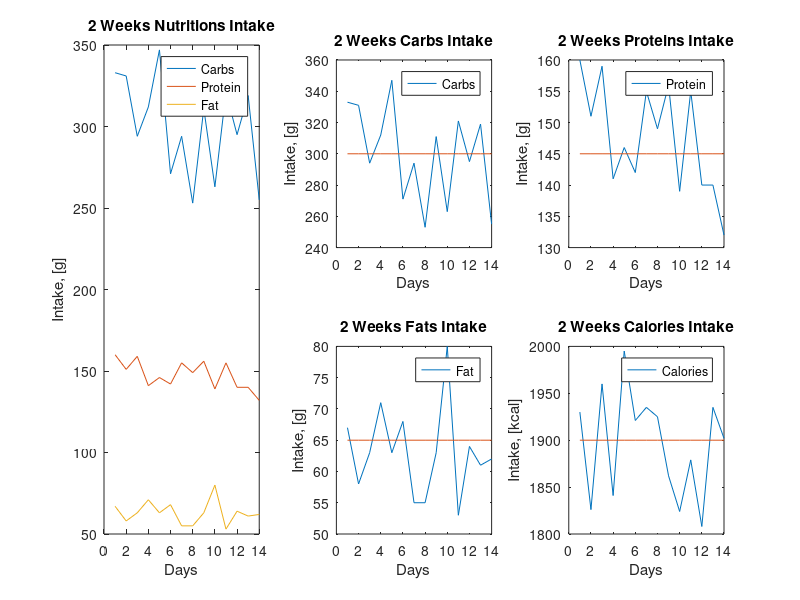

Write MATLAB code to recreate this figure. (Note: this script raises an error after producing the figure.)
clc, clear , close all
%%Initial Data
%Data
days = 1:14;
nutrientsForTwoWeeks = [randi([250 350], size(days));  %Carbs
    randi([130 160], size(days)); %Proteins
    randi([50 80], size(days));  %Fat
    randi([1800 2000], size(days))]; %Calories

%Base Lines
carbsBaseLine = linspace(300, 300, length(days));
proteinBaseLine =linspace(145, 145, length(days)) ;
fatBaseLine =linspace(65, 65, length(days)) ;
caloriesBaseLine =linspace(1900, 1900, length(days)) ;

%%All data in a single subplot
allAx = subplot(2, 3, [1 4])
carbsPlotHandle = plot(days, nutrientsForTwoWeeks(1, :));

hold on
plot(days, nutrientsForTwoWeeks(2, :))
plot(days, nutrientsForTwoWeeks(3, :))
hold off

allXLabel = xlabel('Days')
allYLabel = ylabel('Intake, [g]');
allTitle = title('2 Weeks Nutritions Intake');
allLegend = legend({'Carbs', 'Protein', 'Fat'});

%%Carbs - Second Subplot
carbsAx = subplot(2,3,2)
plot(days, nutrientsForTwoWeeks(1, :));
hold on
plot(days, carbsBaseLine)
hold off

carbsXLabel = xlabel('Days')
carbsYLabel = ylabel('Intake, [g]');
carbsTitle = title('2 Weeks Carbs Intake');
carbsLegend = legend({'Carbs'});

%%Protein - Third Subplot
proteinAx = subplot(2,3,3)
plot(days, nutrientsForTwoWeeks(2, :));
hold on 
plot(days, proteinBaseLine)
hold off

proteinXLabel = xlabel('Days')
proteinYLabel = ylabel('Intake, [g]');
proteinTitle = title('2 Weeks Proteins Intake');
proteinLegend = legend({'Protein'});

%%Fat - Fourth Subplot
fatAx = subplot(2,3,5)
plot(days, nutrientsForTwoWeeks(3, :));
hold on
plot(days, fatBaseLine)
hold off

fatXLabel = xlabel('Days')
fatYLabel = ylabel('Intake, [g]');
fatTitle = title('2 Weeks Fats Intake');
fatLegend = legend({'Fat'});

%%Calories - Fifth Subplot
caloriesAx = subplot(2,3,6)
plot(days, nutrientsForTwoWeeks(4, :));
hold on
plot(days, caloriesBaseLine)
hold off

caloriesXLabel = xlabel('Days')
caloriesYLabel = ylabel('Intake, [kcal]');
caloriesTitle = title('2 Weeks Calories Intake');
caloriesLegend = legend({'Calories'});



%%Properties of the Subplots
ax = [ allAx, carbsAx, proteinAx, fatAx, caloriesAx];
axLines = [carbsAx.Children proteinAx.Children fatAx.Children caloriesAx.Children];
baseLines = axLines(1,:);
dataLines = axLines(2, :);

legendsH = [allLegend, carbsLegend, proteinLegend, fatLegend, caloriesLegend]; 
labelsAndTitles = [allXLabel, allYLabel, allTitle, carbsXLabel, carbsYLabel, carbsTitle,...
    proteinXLabel, proteinYLabel, proteinTitle, fatXLabel, fatYLabel, fatTitle,...
    caloriesXLabel, caloriesYLabel, caloriesTitle];

%Properties for BaseLines
set(baseLines, 'LineWidth', 2)

%Properties for Data Lines
set(dataLines, 'LineWidth', 2)

%Properties for Axes
set(ax, 'Xlim', [0 15])
set(ax, 'XGrid', 'on', 'YGrid', 'on')
set(ax, 'XMinorGrid', 'on', 'YMinorGrid', 'on')


%Properties for Labels and Titles
set(labelsAndTitles, 'FontSize', 15)

%Properties for Legends
set(legendsH, 'FontSize', 5)
set(legendsH, 'Location', 'southeast')
% set(allLegend, 'Location', )
% set(carbsLegend, 'Location', 'bestoutside')
% set(proteinLegend, 'Location', 'best')
% set(fatLegend, 'Location', 'best')
% set(caloriesLegend, 'Location', 'best')

%Individual Properties
set(allLegend, 'FontSize',5 )


